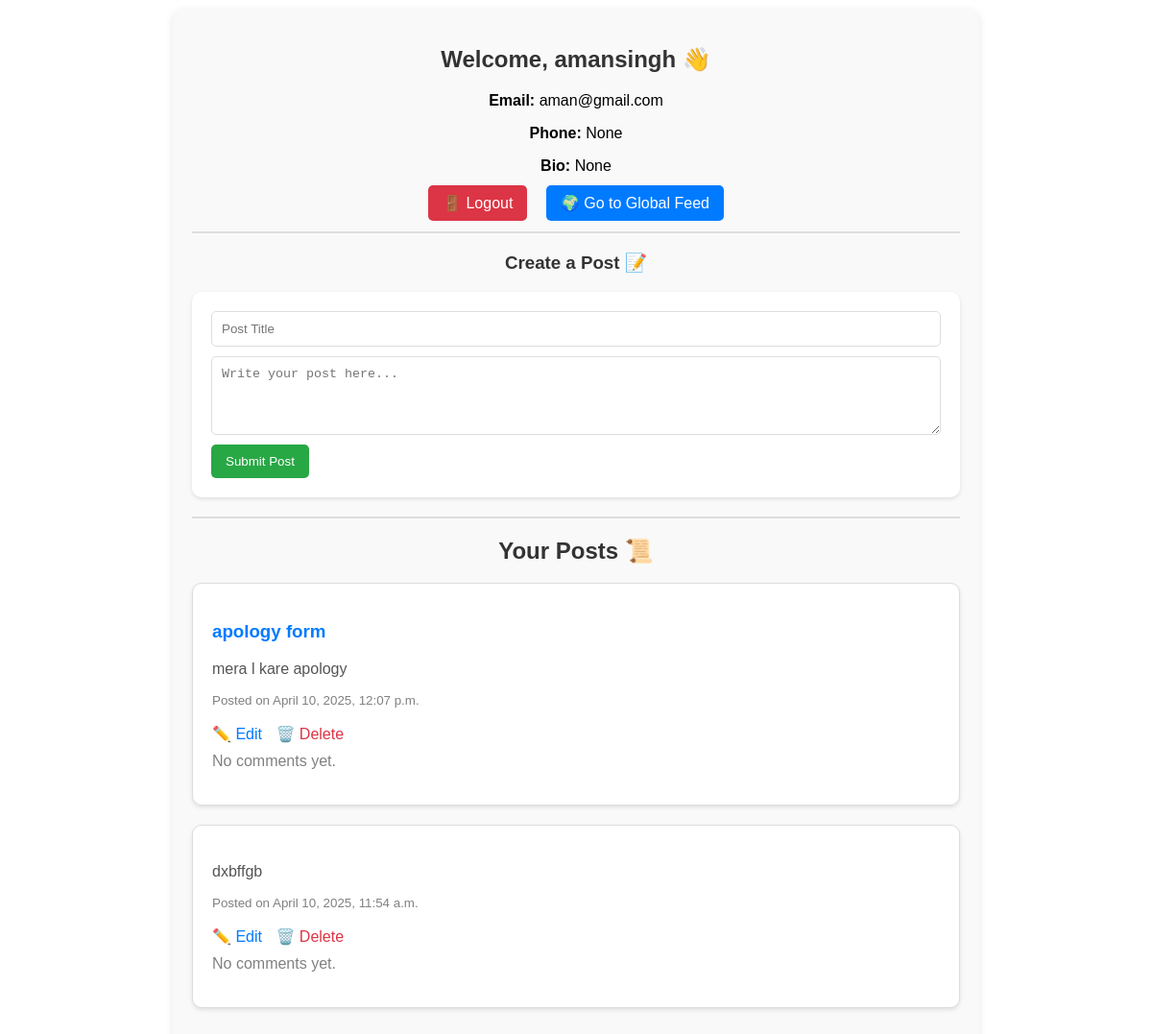
The app's page /dashboard/ (signed in), older data.
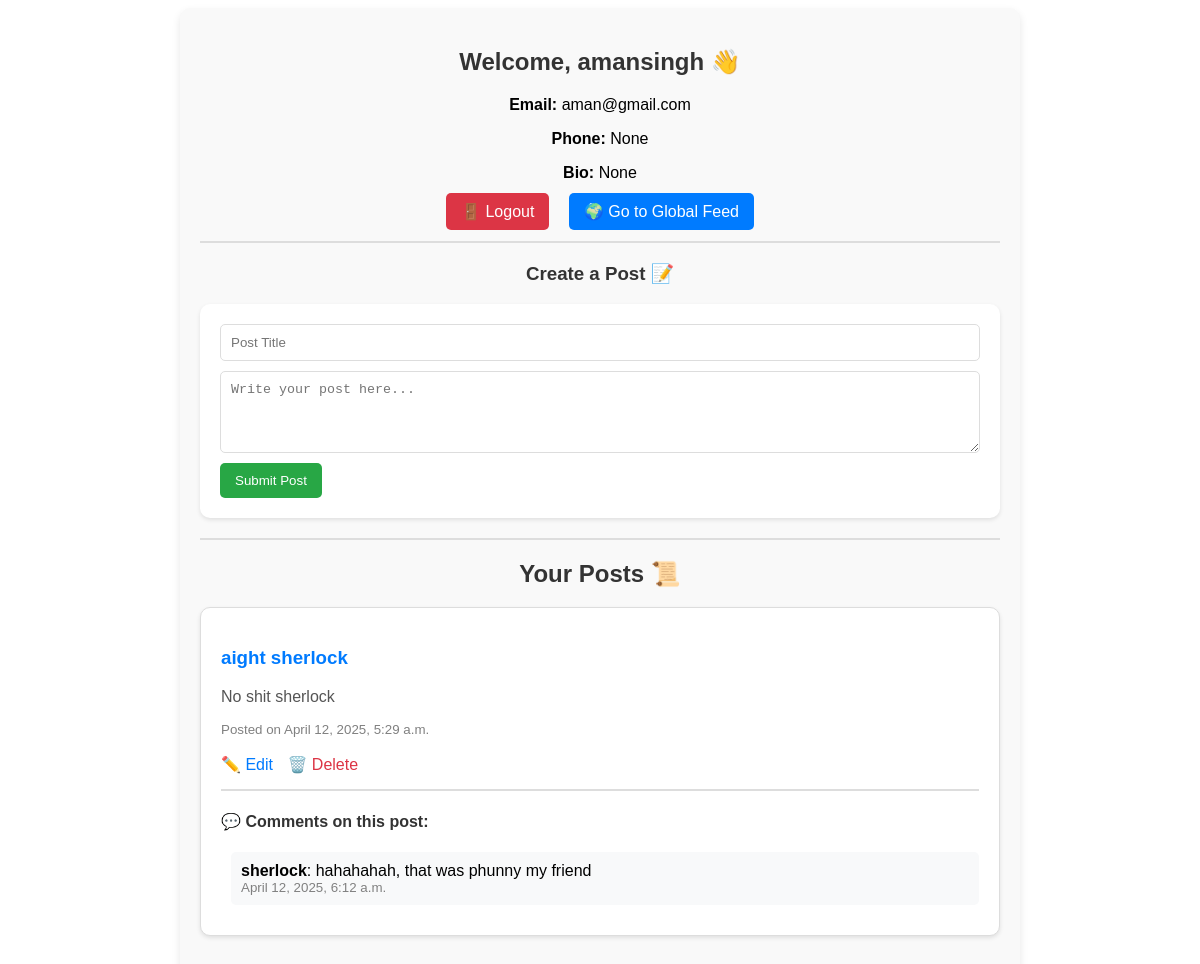
The same page, newer data.
### accounts/models.py (models this page shows, shortened)
class ProfilePost(models.Model):
    user = models.ForeignKey(
        CustomUser,
        on_delete=models.CASCADE,
        related_name='posts'
    )
    title = models.CharField(max_length=100)
    content = models.TextField()
    created_at = models.DateTimeField(auto_now_add=True)

class Comment(models.Model):
    post = models.ForeignKey(ProfilePost, on_delete=models.CASCADE, related_name='comments')
    user = models.ForeignKey(settings.AUTH_USER_MODEL, on_delete=models.CASCADE)
    content = models.TextField()
    created_at = models.DateTimeField(auto_now_add=True)

class CustomUser(AbstractBaseUser, PermissionsMixin):
    email = models.EmailField(unique=True)
    username = models.CharField(max_length=150, unique=True)
    phone = models.CharField(max_length=15, blank=True, null=True)
    bio = models.TextField(blank=True, null=True)
    is_active = models.BooleanField(default=True)
    is_staff = models.BooleanField(default=False)
    objects = CustomUserManager()
    USERNAME_FIELD = 'email'
    REQUIRED_FIELDS = ['username']

### accounts/views.py (the view)
# urls.py: path('dashboard/', views.dashboard_view, name='dashboard'),
@login_required
def dashboard_view(request):
    if request.method == 'POST':
        title = request.POST.get('title')
        content = request.POST.get('content')
        if title and content:
            ProfilePost.objects.create(user=request.user, title=title, content=content)
        return redirect('dashboard')
    posts = ProfilePost.objects.filter(user=request.user).order_by('-created_at')
    return render(request, 'accounts/dashboard.html', {'posts': posts})

### accounts/templates/accounts/dashboard.html (shortened to what this page needs)
<div style="font-family: Arial, sans-serif; max-width: 800px; margin: 0 auto; padding: 20px; background-color: #f9f9f9; border-radius: 10px; box-shadow: 0 4px 8px rgba(0, 0, 0, 0.1);">
    <h2 style="color: #333; text-align: center;">Welcome, {{ request.user.username }} 👋</h2>
    <div style="margin-bottom: 20px; text-align: center;">
        <p><strong>Email:</strong> {{ request.user.email }}</p>
        <p><strong>Phone:</strong> {{ request.user.phone }}</p>
        <p><strong>Bio:</strong> {{ request.user.bio }}</p>
    </div>
    <div style="text-align: center; margin-bottom: 20px;">
        <a href="{% url 'logout' %}" style="color: white; background-color: #dc3545; padding: 10px 15px; border-radius: 5px; text-decoration: none; margin-right: 15px;">🚪 Logout</a>
        <a href="{% url 'global_feed' %}" style="color: white; background-color: #007bff; padding: 10px 15px; border-radius: 5px; text-decoration: none;">🌍 Go to Global Feed</a>
    </div>
    <hr style="border: 1px solid #ddd; margin: 20px 0;">
    <h3 style="color: #333; text-align: center;">Create a Post 📝</h3>
    <form method="post" style="margin-bottom: 20px; background-color: #fff; padding: 20px; border-radius: 10px; box-shadow: 0 2px 4px rgba(0, 0, 0, 0.1);">
        <input type="text" name="title" placeholder="Post Title" style="width: 100%; padding: 10px; margin-bottom: 10px; border: 1px solid #ddd; border-radius: 5px;"><br>
        <textarea name="content" rows="4" cols="50" placeholder="Write your post here..." style="width: 100%; padding: 10px; border: 1px solid #ddd; border-radius: 5px;"></textarea><br>
        <button type="submit" style="background-color: #28a745; color: white; padding: 10px 15px; border: none; border-radius: 5px; cursor: pointer; margin-top: 10px;">Submit Post</button>
    </form>
    <hr style="border: 1px solid #ddd; margin: 20px 0;">
    <h2 style="color: #333; text-align: center;">Your Posts 📜</h2>
    {% for post in posts %}
        <div style="background-color: #fff; border: 1px solid #ddd; padding: 20px; margin-bottom: 20px; border-radius: 10px; box-shadow: 0 2px 4px rgba(0, 0, 0, 0.1);">
            <h3 style="color: #007bff;">{{ post.title }}</h3>
            <p style="color: #555;">{{ post.content }}</p>
            <small style="color: gray;">Posted on {{ post.created_at|date:"F j, Y, g:i a" }}</small><br><br>
            <a href="{% url 'edit_post' post.id %}" style="color: #007bff; text-decoration: none; margin-right: 10px;">✏️ Edit</a>
            <a href="{% url 'delete_post' post.id %}" style="color: #dc3545; text-decoration: none;">🗑️ Delete</a>
            {% if post.comments.all %}
                <hr style="border: 1px solid #ddd; margin: 15px 0;">
                <h4 style="color: #333;">💬 Comments on this post:</h4>
                {% for comment in post.comments.all %}
                    <div style="margin-left: 10px; padding: 10px; background-color: #f8f9fa; border-radius: 5px; margin-bottom: 10px;">
                        <p style="margin: 0;"><strong>{{ comment.user.username }}</strong>: {{ comment.content }}</p>
                        <small style="color: gray;">{{ comment.created_at|date:"F j, Y, g:i a" }}</small>
                    </div>
                {% endfor %}
            {% else %}
                <p style="color: gray; margin-top: 10px;">No comments yet.</p>
            {% endif %}
        </div>
    {% empty %}
        <p style="text-align: center; color: gray;">You haven't posted anything yet.</p>
    {% endfor %}
</div>

Row changes from the older to the newer data that the page shows:
removed ProfilePost: title "apology form", content "mera l kare apology", created_at "April 10, 2025, 12:07 p.m.", shows "No comments yet."
removed ProfilePost: content "dxbffgb", created_at "April 10, 2025, 11:54 a.m.", shows "No comments yet."
added ProfilePost: title "aight sherlock", content "No shit sherlock", created_at "April 12, 2025, 5:29 a.m."
added Comment: user.username "sherlock", content "hahahahah, that was phunny my friend", created_at "April 12, 2025, 6:12 a.m."
